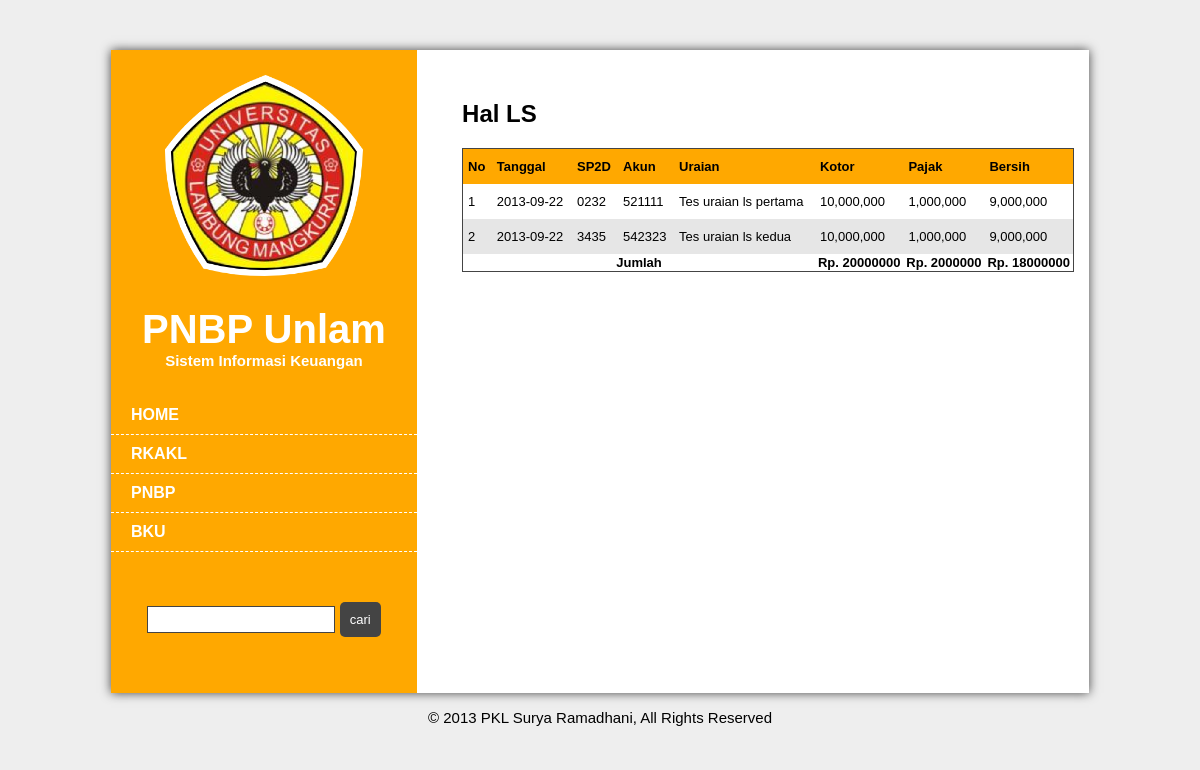
Page /?hal=bku/ls on the committed database.
### tables this page shows
CREATE TABLE IF NOT EXISTS `tb_ls` (
  `date` date NOT NULL,
  `sp2d` varchar(10) NOT NULL,
  `akun` int(7) NOT NULL,
  `id_hitung` int(7) NOT NULL AUTO_INCREMENT,
  `uraian` varchar(200) NOT NULL,
  `kotor` int(50) NOT NULL,
  `pajak` int(50) NOT NULL,
  PRIMARY KEY (`id_hitung`)
);

### view/content/ls.php (the view)
<h2>Hal LS</h2>
<table>
	<tr>
		<td>No</td>
		<td>Tanggal</td>
		<td>SP2D</td>
		<td>Akun</td>
		<td>Uraian</td>
		<td>Kotor</td>
		<td>Pajak</td>
		<td>Bersih</td>
	</tr>
<?php
$query = "SELECT * FROM tb_ls ORDER BY 'id_hitung' DESC LIMIT 0,5";
$sql = mysql_query ($query);
$a = 1;
	while ($hasil = mysql_fetch_array ($sql)) {
		$tanggal = $hasil['date'];
		$sp2d = stripslashes ($hasil['sp2d']);
		$akun = stripslashes ($hasil['akun']);
		$uraian = stripslashes ($hasil['uraian']);
		$kotor = stripslashes ($hasil['kotor']);
		$pajak = stripslashes ($hasil['pajak']);
		$bersih = $kotor - $pajak;
	?>
	<tr>
		<td><?php echo $a ?></td>
		<td><?php echo $tanggal ?></td>
		<td><?php echo $sp2d ?></td>
		<td><?php echo $akun ?></td>
		<td><?php echo $uraian ?></td>
		<td><?php echo number_format($kotor, 0, '.', ',') ?></td>
		<td><?php echo number_format($pajak , 0, '.', ',') ?></td>
		<td><?php echo number_format($bersih , 0, '.', ',')?></td>
	</tr>
	<?php
	$jlhkotor += $kotor;
	$jlhpajak += $pajak;
	$jlhbersih += $bersih;
	$a++;
	}
	echo"<tr>";
		echo"<th colspan='5'>Jumlah</th>";
		echo"<th>Rp. ".$jlhkotor."</th>";
		echo"<th>Rp. ".$jlhpajak."</th>";
		echo"<th>Rp. ".$jlhbersih."</th>";
	echo"</tr>";
?>
</table>

### public/css/style.css (style rules this page uses)
html { background: #fff; color: #000; font-family: sans-serif; -ms-text-size-adjust: 100%; -webkit-text-size-adjust: 100%; }
body { margin: 0; }
table { border-collapse: collapse; border-spacing: 0; }
html { background: #eee; }
table { width: 100%; border: solid 1px #444; }
table td { padding: 10px 5px; vertical-align: top; }
table tr { font-size: 13px; }
table tr:first-child { background: #ffa800 !important; }
table tr:first-child td { font-weight: bold; }
table tr:nth-child(odd) { background: #e6e6e6; }

### rows in the picture
tb_ls: date "2013-09-22", sp2d "0232", akun "521111", uraian "Tes uraian ls pertama", kotor "10,000,000", pajak "1,000,000", bersih "9,000,000"
tb_ls: date "2013-09-22", sp2d "3435", akun "542323", uraian "Tes uraian ls kedua", kotor "10,000,000", pajak "1,000,000", bersih "9,000,000"

### other values in the picture
$jlhkotor "20000000"
$jlhpajak "2000000"
$jlhbersih "18000000"
